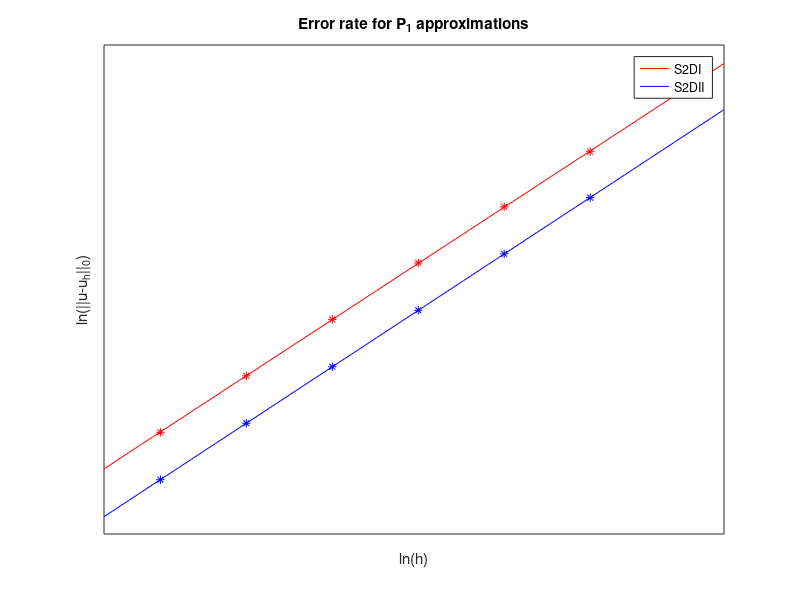

The MATLAB source for this figure: (Note: this script raises an error after producing the figure.)
format long
h = [1/8,1/16,1/32,1/64,1/128,1/256];
%S2D_P2
E =[   0.07296670 0.01885580 0.00475379  0.00119096 0.00029790  0.00007448
       0.02359000 0.00594300 0.00148900  0.00037230 0.00009310  0.00002328];
E1 = E(1,:); 
E2 = E(2,:);
p1_k1 = polyfit(log(h),log(E1),1); %polyfit
p1_k2 = polyfit(log(h),log(E2),1);
x = [-6:0.1:-1]; 
F1 = polyval(p1_k1,x); 
F2 = polyval(p1_k2,x); 

figure(1) %||u - u_h||_0
plot(x,F1,'r',x,F2,'b',log(h),log(E1),'r*',log(h),log(E2),'b*')%plot all  
set(gca,'xtick',[])
set(gca,'ytick',[])
xlabel('ln(h)'); 
ylabel('ln(||u-u_h||_0)');  
legend('S2DI','S2DII');
title('Error rate for P_1 approximations');
format short;
p = [p1_k1(1),p1_k2(1)]
gtext(num2str(p1_k1(1)));
gtext(num2str(p1_k2(1))); 

E = [0.11155700 0.05581560 0.02791220 0.01395670 0.00697840 0.00348921 
     0.1653     0.08297    0.04152    0.02077    0.01038    0.005192];
E1 = E(1,:);
E2 = E(2,:); 
p1_k1 = polyfit(log(h),log(E1),1); %polyfit
p1_k2 = polyfit(log(h),log(E2),1);
x = [-6:0.1:-1]; 
F1 = polyval(p1_k1,x); 
F2 = polyval(p1_k2,x); 

figure(2) %\|\triangledown\times(\mathbf{u} - \mathbf{u}_h)\|
plot(x,F1,'r',x,F2,'b',log(h),log(E1),'r*',log(h),log(E2),'b*')%plot all
set(gca,'xtick',[])
set(gca,'ytick',[])
xlabel('ln(h)'); 
ylabel('ln(||curl(u- u_h)||_0 + ||div(u - u_h)||)');  
legend('S2DI','S2DII');
title('Error rates for P_1 approximations');
format short;
p= [p1_k1(1),p1_k2(1)]
gtext(num2str(p1_k1(1)));
gtext(num2str(p1_k2(1))); 